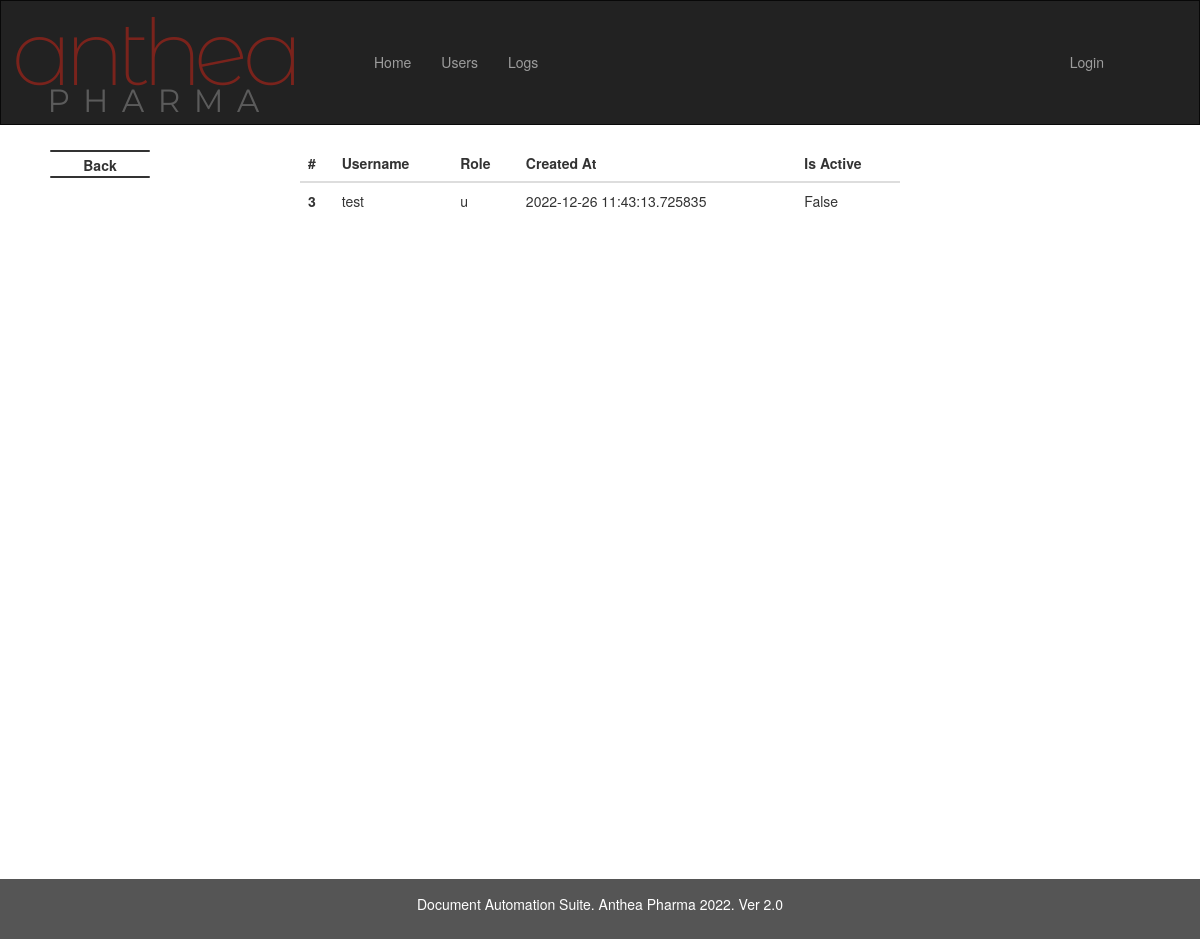
Page /data/3 on the earlier database version.
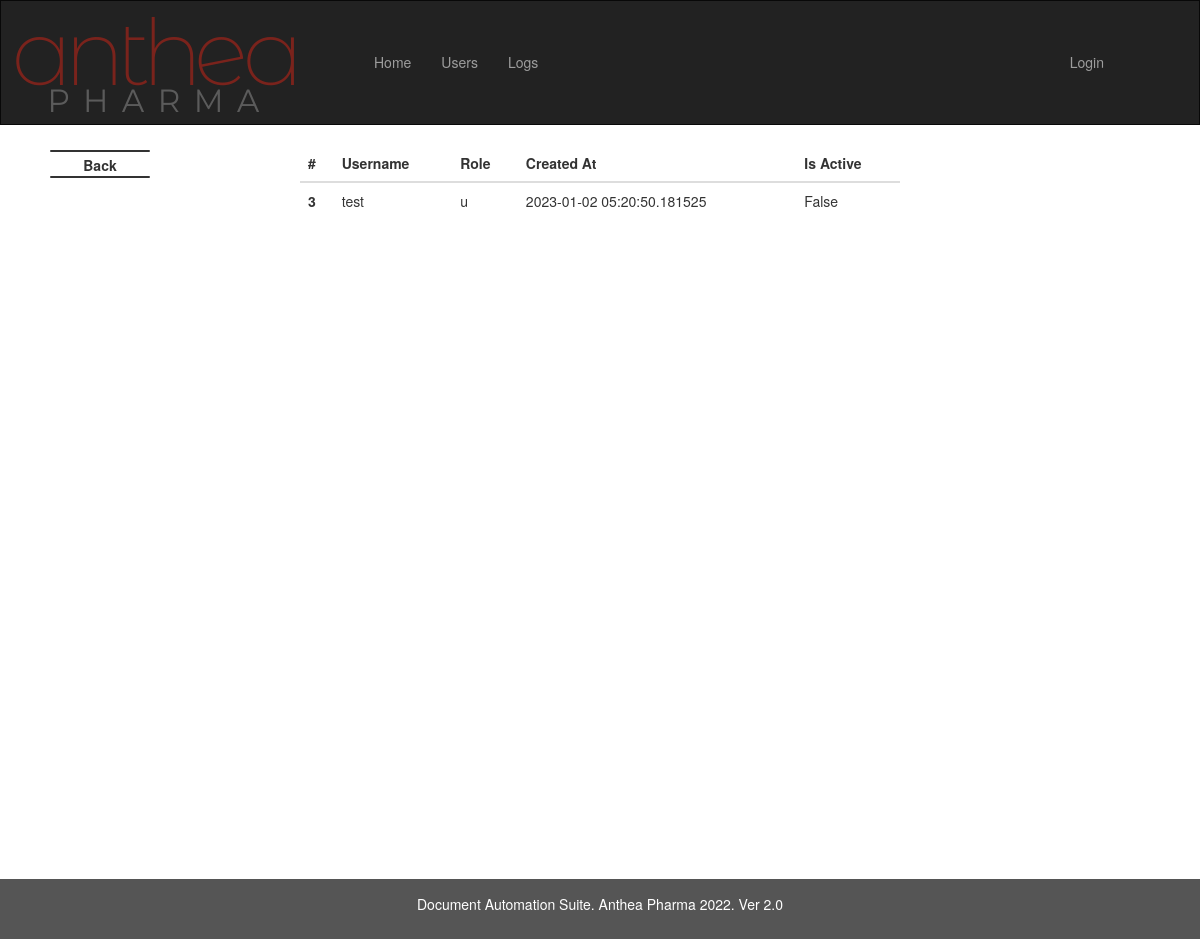
Same page on the later database version.
### imp_calc/models.py (models this page shows, shortened)
class User(db.Model, UserMixin):
    id = db.Column(db.Integer(),primary_key = True)
    is_activate = db.Column(db.Boolean, default=True)
    username = db.Column(db.String(length=12),nullable = False, unique = True)
    role = db.Column(db.String(length=1),nullable=False)
    password_hash = db.Column(db.String(length=60),nullable = False)
    created_at = db.Column(db.DateTime, nullable = False, default= datetime.utcnow)
    logs = relationship("Logs", backref="UserLogs")
    @property
    def is_active(self):
        return self.is_activate
    @property
    def password(self):
        return self.password

### imp_calc/routes.py (the view)
@app.route('/data/<int:user_id>')
def RetrieveSingleEmployee(user_id):
    user = User.query.filter_by(id=user_id).first()
    if user:
        return render_template('data.html', user = user)
    return f"User with id ={id} Doenst exist"

### imp_calc/templates/data.html
{% extends 'admin.html' %}
{% block main %}
<table class="table">
  <thead>
    <tr>
      <th scope="col">#</th>
      <th scope="col">Username</th>
      <th scope="col">Role</th>
      <th scope="col">Created At</th>
      <th scope="col">Is Active</th>
	</tr>
  </thead>
  <tbody>
    <tr>
      <th scope="row">{{user.id}}</th>
      <td>{{user.username}}</td>
      <td>{{user.role}}</td>
      <td>{{user.created_at}}</td>
      <td>{{user.is_active}}</td>
    </tr>
  </tbody>
</table>
<br>
<br>
<br>
<br>
<br>
<br>
<br>
<br>
<br>
<br>
<br>
<br>
<br>
<br>
<br>
<br>
<br>
<br>
<br>
<br>
<br>
<br>
<br>
<br>
<br>
<br>
<br>
<br>
<br>
<br>
<br>
<br>
{% endblock %}

Differences in the rows shown:
changed User "test": created_at "2022-12-26 11:43:13.725835" → "2023-01-02 05:20:50.181525"
